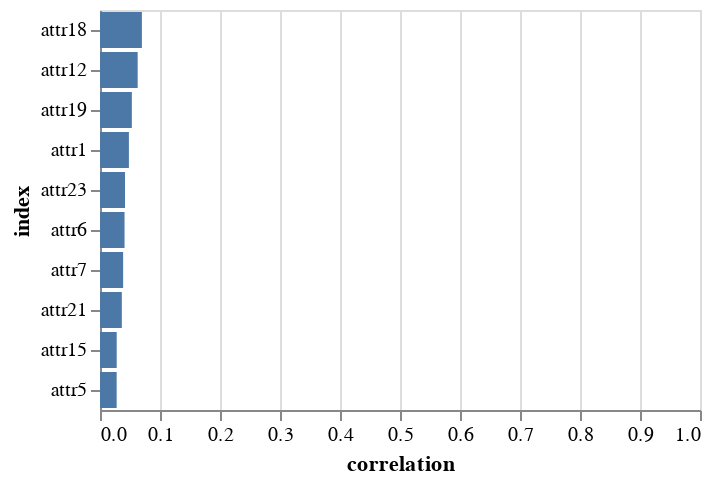

The notebook cell this image was saved under:
### Code cell
vistree.root_node.plot_feature_correlations(attribute_df)

### Figure 1 — Vega-Lite specification as saved in the notebook (floating-point values rounded to 4 significant figures)
{"config": {"view": {"continuousWidth": 300, "continuousHeight": 300}}, "data": {"name": "data-9da556a8bad672a9f392b9c11144ff0b"}, "mark": {"type": "bar"}, "encoding": {"x": {"field": "correlation", "scale": {"domain": [0, 1]}, "type": "quantitative"}, "y": {"field": "index", "sort": {"field": "correlation", "order": "descending"}, "type": "nominal"}}, "$schema": "https://vega.github.io/schema/vega-lite/v5.14.1.json", "datasets": {"data-9da556a8bad672a9f392b9c11144ff0b": [{"index": "attr18", "correlation": 0.06981}, {"index": "attr12", "correlation": 0.06278}, {"index": "attr19", "correlation": 0.05307}, {"index": "attr1", "correlation": 0.04817}, {"index": "attr23", "correlation": 0.04164}, {"index": "attr6", "correlation": 0.04088}, {"index": "attr7", "correlation": 0.03855}, {"index": "attr21", "correlation": 0.03637}, {"index": "attr15", "correlation": 0.02783}, {"index": "attr5", "correlation": 0.02778}]}}
